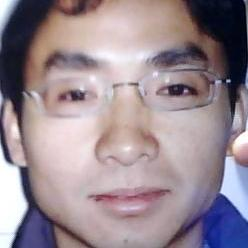
#> input picture 1.jpg, 248 x 248 px
$ python -i filters.py   (imports and definitions only)
#> lines starting #> are read from the running program, lines starting #| are printed output that depends on the picture
#> further down, picture is the input picture: shape (248, 248, 3); mean B, G, R 145.4, 137.2, 152.2
import cv2
import numpy as np
def apply_hf_filters(image):
    # Note: The exact values of these filters taken from the paper's figure 2.
    kernel1_values = np.array([
    [-1, 2, -1],
    [2, -4, 2],
    [-1, 2, -1]
    ])
    kernel1 = 1/4 * kernel1_values

# Kernel 2
    kernel2_values = np.array([
    [0, -1, 0],
    [-1, 2, -1],
    [0, -1, 0]
])
    kernel2 = 1/2 * kernel2_values

# Kernel 3
    kernel3_values = np.array([
    [-1, 2, -2, 2, -1],
    [2, -6, 8, -6, 2],
    [-2, 8, -12, 8, -2],
    [2, -6, 8, -6, 2],
    [-1, 2, -2, 2, -1]
])
    kernel3 = 1/12 * kernel3_values


    filtered1 = cv2.filter2D(image, -1, kernel1)
    filtered2 = cv2.filter2D(image, -1, kernel2)
    filtered3 = cv2.filter2D(image, -1, kernel3)

    # avg of three filters, need to be adjusted
    hf_image = (filtered1 + filtered2 + filtered3) / 3.0
    return hf_image

def apply_lf_filters(image):
    # The gaussianblur radaii in paper are (4,6,9) but it throws error ,
    #  we can go with sigma values 4,6,9
    blur1 = cv2.GaussianBlur(image, (3, 3), 0)
    blur2 = cv2.GaussianBlur(image, (5, 5), 0)
    blur3 = cv2.GaussianBlur(image, (7, 7), 0)

    #adjust as needed
    lf_image = (blur1 + blur2 + blur3) / 3.0
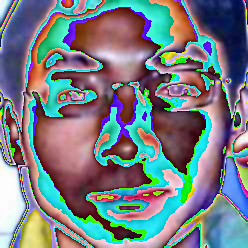
#> lf_image: shape (248, 248, 3) float64; mean B, G, R 43.9, 41.7, 38.9; drawn with min black and max white
    return lf_image

>>> import cv2
>>> picture = cv2.imread('1.jpg')
>>> result = apply_lf_filters(picture)
